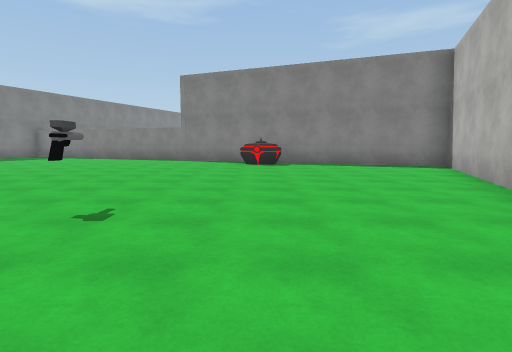
[1] (above)

23 first-person views from a walk through a scene from a Unity 3-D project. The camera is 1.4 m above the floor, tilts 6° down and sees 80° across. The floor is counted in squares, 2.09 m on a side. Each view is taken from the middle of a square. On the plan, view 1 faces up. The plan holds only what a view shows up to about 10 squares ahead; the rest is blank. The place goes on beyond the plan. The player is left out. Some animated figures are not drawn. Some surface patterns are stand-ins.

[2]
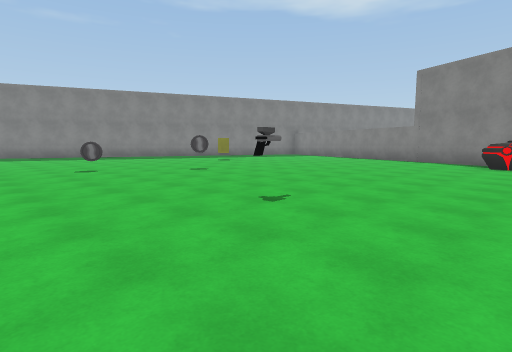

[3]
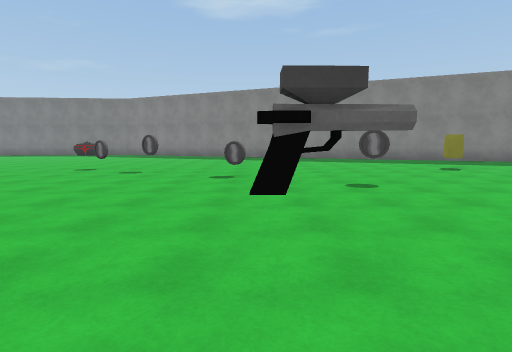

[4]
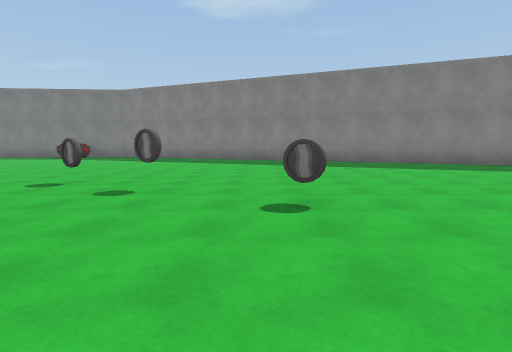

[5]
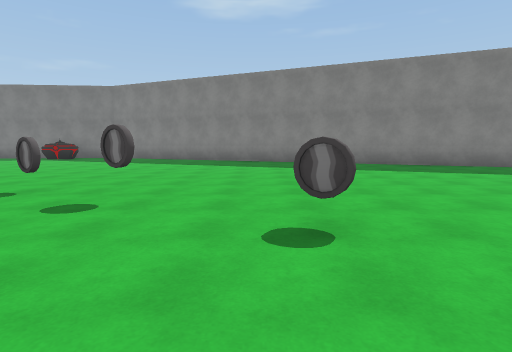

[6]
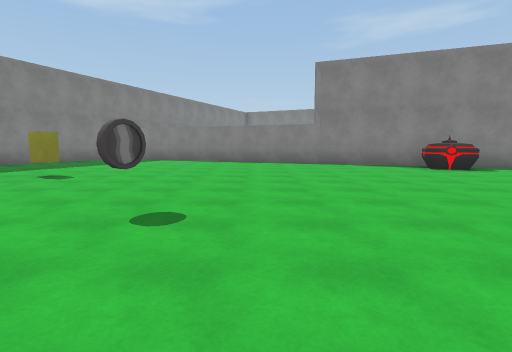

[7]
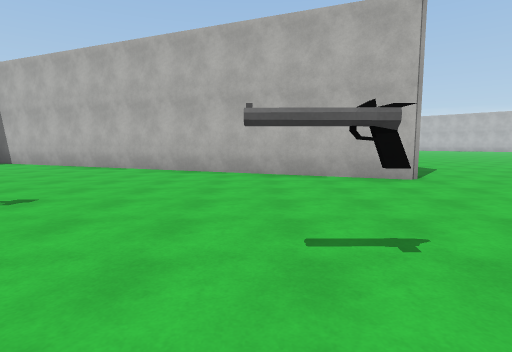

[8]
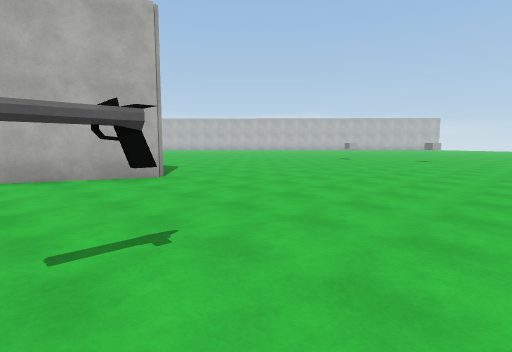

[9]
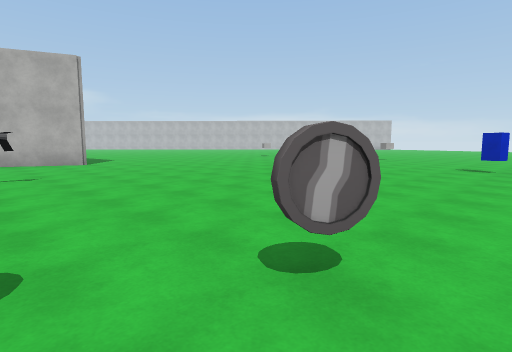

[10]
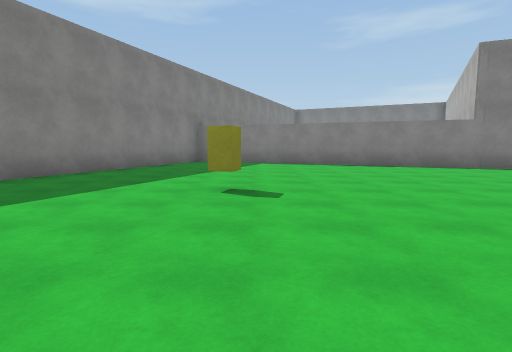

[11]
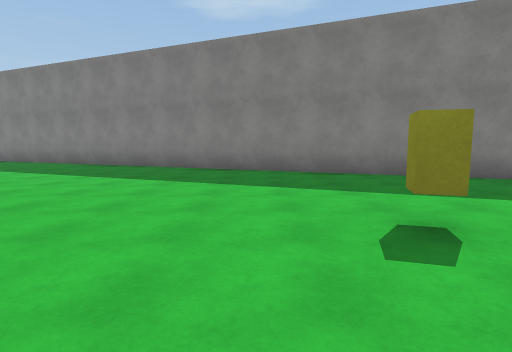

[12]
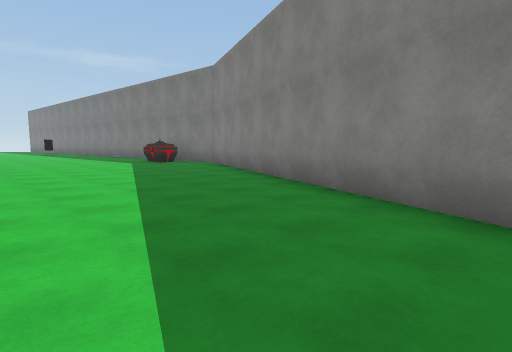

[13]
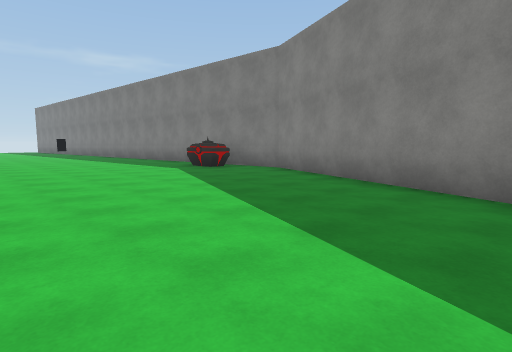

[14]
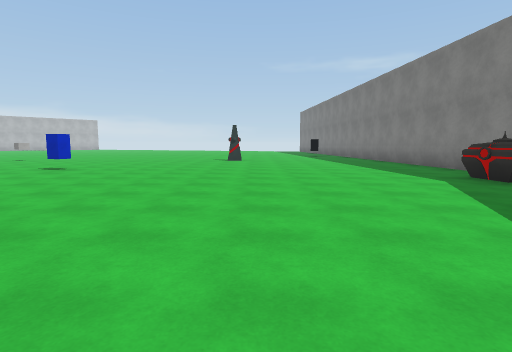

[15]
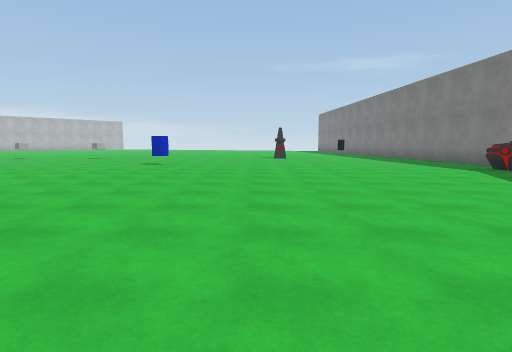

[16]
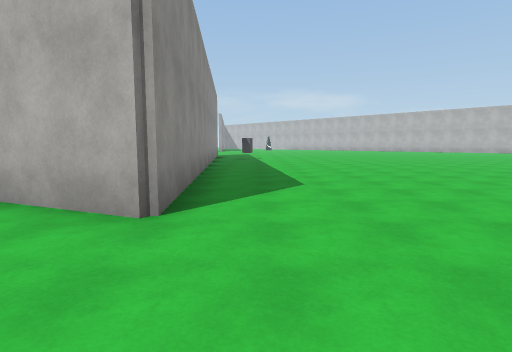

[17]
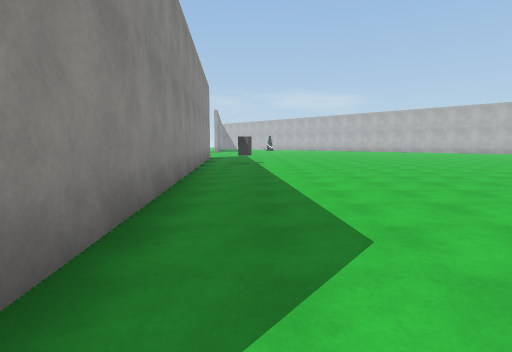

[18]
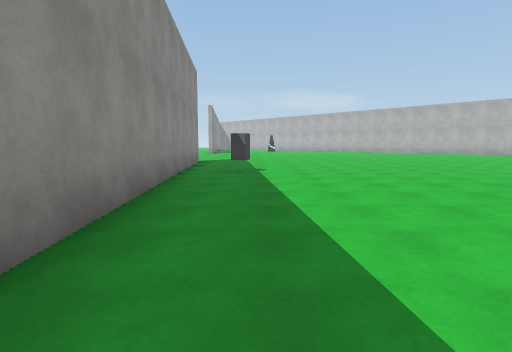

[19]
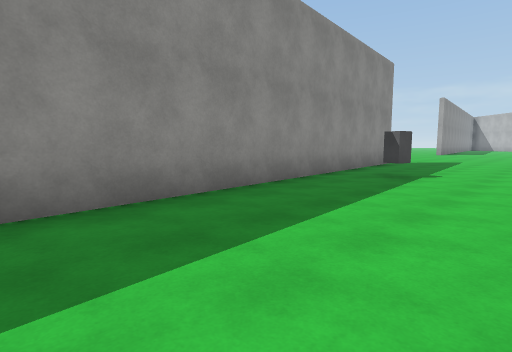

[20]
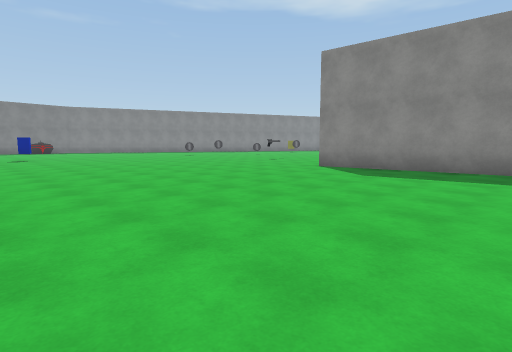

[21]
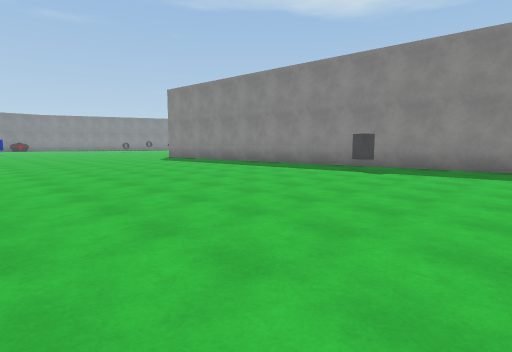

[22]
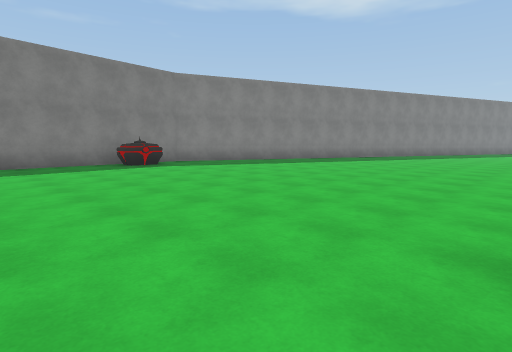

[23]
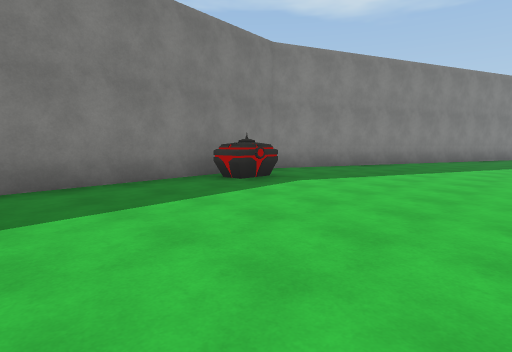

### Floor plan
Points are (right, up) in squares from view 1. A wall is a line through its corners. A room is listed if a view was taken in it or the views show most of it. See-through windows are left out.
Room 1 (views 1, 2, 3, 4, 5, 6, 7, 8, 9, 10, 11, 12, 13, 14, 15, 16, 17, 18, 19, 20, 21, 22, 23)
walls: (-11.9, 14.1) (-19.6, -4.7) (-19.1, -11.1); (15.1, -1.8) (0.6, -3.1) (5.6, 9) (-7.1, 14.1)
objects: other object (-19, -7) to (-18, -6); other object (-9, -9); other object (-9, -1); other object (-9, 0); other object (-9, 8); other object (-7, 3); other object (-6, 5); other object (-4, 0); other object (-2, 3); other object (0, 10) to (1, 10); other object (11, -4)

Where each view was taken, in squares from view 1:
view 1: 0 up, 0 right, facing up
view 2: 0 up, 1 right, facing up-left
view 3: 3 up, 1 left, facing left
view 4: 2 up, 4 left, facing left
view 5: 2 up, 5 left, facing left
view 6: 2 up, 5 left, facing up
view 7: 0 up, 5 left, facing right
view 8: 0 up, 5 left, facing down-right
view 9: 0 up, 10 left, facing down-right
view 10: 4 up, 9 left, facing up
view 11: 7 up, 7 left, facing left
view 12: 4 up, 13 left, facing down-left
view 13: 1 up, 13 left, facing down-left
view 14: 1 down, 14 left, facing down
view 15: 1 up, 12 left, facing down
view 16: 4 down, 2 left, facing right
view 17: 4 down, 1 right, facing right
view 18: 4 down, 4 right, facing right
view 19: 6 down, 5 right, facing up-right
view 20: 11 down, 6 right, facing up-left
view 21: 11 down, 15 right, facing up-left
view 22: 11 down, 9 left, facing up-left
view 23: 11 down, 14 left, facing up-left
